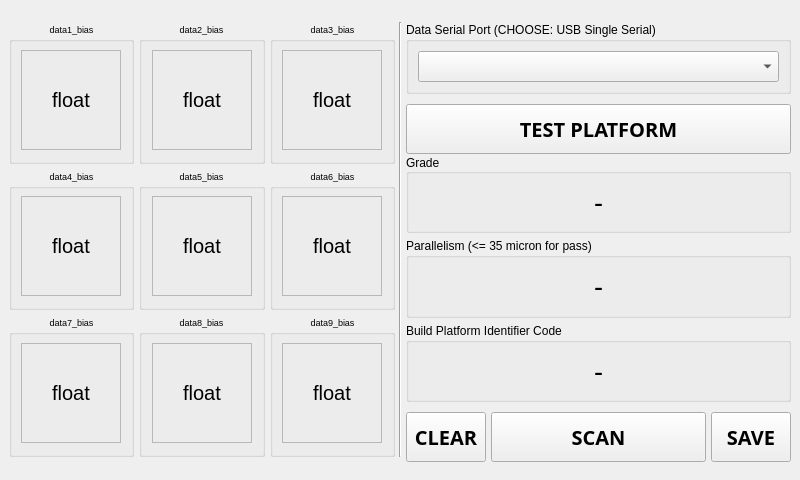
<?xml version="1.0" encoding="UTF-8"?>
<ui version="4.0">
 <class>MainWindow</class>
 <widget class="QMainWindow" name="MainWindow">
  <property name="geometry">
   <rect>
    <x>0</x>
    <y>0</y>
    <width>800</width>
    <height>480</height>
   </rect>
  </property>
  <property name="maximumSize">
   <size>
    <width>800</width>
    <height>480</height>
   </size>
  </property>
  <property name="windowTitle">
   <string>MainWindow</string>
  </property>
  <property name="autoFillBackground">
   <bool>true</bool>
  </property>
  <widget class="QWidget" name="centralwidget">
   <layout class="QVBoxLayout" name="verticalLayout" stretch="8">
    <item>
     <layout class="QHBoxLayout" name="horizontalLayout_4" stretch="0,0,0">
      <property name="spacing">
       <number>4</number>
      </property>
      <item>
       <layout class="QVBoxLayout" name="verticalLayout_2" stretch="0,0,0">
        <property name="spacing">
         <number>5</number>
        </property>
        <item>
         <layout class="QHBoxLayout" name="horizontalLayout_2">
          <property name="spacing">
           <number>5</number>
          </property>
          <item>
           <widget class="QGroupBox" name="data1_bias">
            <property name="font">
             <font>
              <pointsize>7</pointsize>
             </font>
            </property>
            <property name="acceptDrops">
             <bool>true</bool>
            </property>
            <property name="title">
             <string>data1_bias</string>
            </property>
            <property name="alignment">
             <set>Qt::AlignCenter</set>
            </property>
            <layout class="QGridLayout" name="gridLayout_3">
             <item row="0" column="0">
              <widget class="QLabel" name="data1">
               <property name="minimumSize">
                <size>
                 <width>80</width>
                 <height>50</height>
                </size>
               </property>
               <property name="maximumSize">
                <size>
                 <width>100</width>
                 <height>100</height>
                </size>
               </property>
               <property name="font">
                <font>
                 <pointsize>15</pointsize>
                </font>
               </property>
               <property name="acceptDrops">
                <bool>false</bool>
               </property>
               <property name="autoFillBackground">
                <bool>false</bool>
               </property>
               <property name="frameShape">
                <enum>QFrame::StyledPanel</enum>
               </property>
               <property name="frameShadow">
                <enum>QFrame::Raised</enum>
               </property>
               <property name="text">
                <string>float</string>
               </property>
               <property name="alignment">
                <set>Qt::AlignCenter</set>
               </property>
               <property name="margin">
                <number>-6</number>
               </property>
              </widget>
             </item>
            </layout>
           </widget>
          </item>
          <item>
           <widget class="QGroupBox" name="data2_bias">
            <property name="font">
             <font>
              <pointsize>7</pointsize>
             </font>
            </property>
            <property name="acceptDrops">
             <bool>true</bool>
            </property>
            <property name="title">
             <string>data2_bias</string>
            </property>
            <property name="alignment">
             <set>Qt::AlignCenter</set>
            </property>
            <layout class="QGridLayout" name="gridLayout_5">
             <item row="0" column="0">
              <widget class="QLabel" name="data2">
               <property name="minimumSize">
                <size>
                 <width>80</width>
                 <height>50</height>
                </size>
               </property>
               <property name="maximumSize">
                <size>
                 <width>100</width>
                 <height>100</height>
                </size>
               </property>
               <property name="font">
                <font>
                 <pointsize>15</pointsize>
                </font>
               </property>
               <property name="acceptDrops">
                <bool>false</bool>
               </property>
               <property name="autoFillBackground">
                <bool>false</bool>
               </property>
               <property name="frameShape">
                <enum>QFrame::StyledPanel</enum>
               </property>
               <property name="frameShadow">
                <enum>QFrame::Raised</enum>
               </property>
               <property name="text">
                <string>float</string>
               </property>
               <property name="alignment">
                <set>Qt::AlignCenter</set>
               </property>
               <property name="margin">
                <number>-6</number>
               </property>
              </widget>
             </item>
            </layout>
           </widget>
          </item>
          <item>
           <widget class="QGroupBox" name="data3_bias">
            <property name="font">
             <font>
              <pointsize>7</pointsize>
             </font>
            </property>
            <property name="acceptDrops">
             <bool>true</bool>
            </property>
            <property name="title">
             <string>data3_bias</string>
            </property>
            <property name="alignment">
             <set>Qt::AlignCenter</set>
            </property>
            <layout class="QGridLayout" name="gridLayout_7">
             <item row="0" column="0">
              <widget class="QLabel" name="data3">
               <property name="minimumSize">
                <size>
                 <width>80</width>
                 <height>50</height>
                </size>
               </property>
               <property name="maximumSize">
                <size>
                 <width>100</width>
                 <height>100</height>
                </size>
               </property>
               <property name="font">
                <font>
                 <pointsize>15</pointsize>
                </font>
               </property>
               <property name="acceptDrops">
                <bool>false</bool>
               </property>
               <property name="autoFillBackground">
                <bool>false</bool>
               </property>
               <property name="frameShape">
                <enum>QFrame::StyledPanel</enum>
               </property>
               <property name="frameShadow">
                <enum>QFrame::Raised</enum>
               </property>
               <property name="text">
                <string>float</string>
               </property>
               <property name="alignment">
                <set>Qt::AlignCenter</set>
               </property>
               <property name="margin">
                <number>-6</number>
               </property>
              </widget>
             </item>
            </layout>
           </widget>
          </item>
         </layout>
        </item>
        <item>
         <layout class="QHBoxLayout" name="horizontalLayout_9">
          <property name="spacing">
           <number>5</number>
          </property>
          <item>
           <widget class="QGroupBox" name="data4_bias">
            <property name="font">
             <font>
              <pointsize>7</pointsize>
             </font>
            </property>
            <property name="acceptDrops">
             <bool>true</bool>
            </property>
            <property name="title">
             <string>data4_bias</string>
            </property>
            <property name="alignment">
             <set>Qt::AlignCenter</set>
            </property>
            <layout class="QGridLayout" name="gridLayout_11">
             <item row="0" column="0">
              <widget class="QLabel" name="data4">
               <property name="minimumSize">
                <size>
                 <width>80</width>
                 <height>50</height>
                </size>
               </property>
               <property name="maximumSize">
                <size>
                 <width>100</width>
                 <height>100</height>
                </size>
               </property>
               <property name="font">
                <font>
                 <pointsize>15</pointsize>
                </font>
               </property>
               <property name="acceptDrops">
                <bool>false</bool>
               </property>
               <property name="autoFillBackground">
                <bool>false</bool>
               </property>
               <property name="frameShape">
                <enum>QFrame::StyledPanel</enum>
               </property>
               <property name="frameShadow">
                <enum>QFrame::Raised</enum>
               </property>
               <property name="text">
                <string>float</string>
               </property>
               <property name="alignment">
                <set>Qt::AlignCenter</set>
               </property>
               <property name="margin">
                <number>-6</number>
               </property>
              </widget>
             </item>
            </layout>
           </widget>
          </item>
          <item>
           <widget class="QGroupBox" name="data5_bias">
            <property name="font">
             <font>
              <pointsize>7</pointsize>
             </font>
            </property>
            <property name="acceptDrops">
             <bool>true</bool>
            </property>
            <property name="title">
             <string>data5_bias</string>
            </property>
            <property name="alignment">
             <set>Qt::AlignCenter</set>
            </property>
            <layout class="QGridLayout" name="gridLayout_12">
             <item row="0" column="0">
              <widget class="QLabel" name="data5">
               <property name="minimumSize">
                <size>
                 <width>80</width>
                 <height>50</height>
                </size>
               </property>
               <property name="maximumSize">
                <size>
                 <width>100</width>
                 <height>100</height>
                </size>
               </property>
               <property name="font">
                <font>
                 <pointsize>15</pointsize>
                </font>
               </property>
               <property name="acceptDrops">
                <bool>false</bool>
               </property>
               <property name="autoFillBackground">
                <bool>false</bool>
               </property>
               <property name="frameShape">
                <enum>QFrame::StyledPanel</enum>
               </property>
               <property name="frameShadow">
                <enum>QFrame::Raised</enum>
               </property>
               <property name="text">
                <string>float</string>
               </property>
               <property name="alignment">
                <set>Qt::AlignCenter</set>
               </property>
               <property name="margin">
                <number>-6</number>
               </property>
              </widget>
             </item>
            </layout>
           </widget>
          </item>
          <item>
           <widget class="QGroupBox" name="data6_bias">
            <property name="font">
             <font>
              <pointsize>7</pointsize>
             </font>
            </property>
            <property name="acceptDrops">
             <bool>true</bool>
            </property>
            <property name="title">
             <string>data6_bias</string>
            </property>
            <property name="alignment">
             <set>Qt::AlignCenter</set>
            </property>
            <layout class="QGridLayout" name="gridLayout_13">
             <item row="0" column="0">
              <widget class="QLabel" name="data6">
               <property name="minimumSize">
                <size>
                 <width>80</width>
                 <height>50</height>
                </size>
               </property>
               <property name="maximumSize">
                <size>
                 <width>100</width>
                 <height>100</height>
                </size>
               </property>
               <property name="font">
                <font>
                 <pointsize>15</pointsize>
                </font>
               </property>
               <property name="acceptDrops">
                <bool>false</bool>
               </property>
               <property name="autoFillBackground">
                <bool>false</bool>
               </property>
               <property name="frameShape">
                <enum>QFrame::StyledPanel</enum>
               </property>
               <property name="frameShadow">
                <enum>QFrame::Raised</enum>
               </property>
               <property name="text">
                <string>float</string>
               </property>
               <property name="alignment">
                <set>Qt::AlignCenter</set>
               </property>
               <property name="margin">
                <number>-6</number>
               </property>
              </widget>
             </item>
            </layout>
           </widget>
          </item>
         </layout>
        </item>
        <item>
         <layout class="QHBoxLayout" name="horizontalLayout_3">
          <property name="spacing">
           <number>5</number>
          </property>
          <item>
           <widget class="QGroupBox" name="data7_bias">
            <property name="font">
             <font>
              <pointsize>7</pointsize>
             </font>
            </property>
            <property name="acceptDrops">
             <bool>true</bool>
            </property>
            <property name="title">
             <string>data7_bias</string>
            </property>
            <property name="alignment">
             <set>Qt::AlignCenter</set>
            </property>
            <layout class="QGridLayout" name="gridLayout_15">
             <item row="0" column="0">
              <widget class="QLabel" name="data7">
               <property name="minimumSize">
                <size>
                 <width>80</width>
                 <height>50</height>
                </size>
               </property>
               <property name="maximumSize">
                <size>
                 <width>100</width>
                 <height>100</height>
                </size>
               </property>
               <property name="font">
                <font>
                 <pointsize>15</pointsize>
                </font>
               </property>
               <property name="acceptDrops">
                <bool>false</bool>
               </property>
               <property name="autoFillBackground">
                <bool>false</bool>
               </property>
               <property name="frameShape">
                <enum>QFrame::StyledPanel</enum>
               </property>
               <property name="frameShadow">
                <enum>QFrame::Raised</enum>
               </property>
               <property name="text">
                <string>float</string>
               </property>
               <property name="alignment">
                <set>Qt::AlignCenter</set>
               </property>
               <property name="margin">
                <number>-6</number>
               </property>
              </widget>
             </item>
            </layout>
           </widget>
          </item>
          <item>
           <widget class="QGroupBox" name="data8_bias">
            <property name="font">
             <font>
              <pointsize>7</pointsize>
             </font>
            </property>
            <property name="acceptDrops">
             <bool>true</bool>
            </property>
            <property name="title">
             <string>data8_bias</string>
            </property>
            <property name="alignment">
             <set>Qt::AlignCenter</set>
            </property>
            <layout class="QGridLayout" name="gridLayout_14">
             <item row="0" column="0">
              <widget class="QLabel" name="data8">
               <property name="minimumSize">
                <size>
                 <width>80</width>
                 <height>50</height>
                </size>
               </property>
               <property name="maximumSize">
                <size>
                 <width>100</width>
                 <height>100</height>
                </size>
               </property>
               <property name="font">
                <font>
                 <pointsize>15</pointsize>
                </font>
               </property>
               <property name="acceptDrops">
                <bool>false</bool>
               </property>
               <property name="autoFillBackground">
                <bool>false</bool>
               </property>
               <property name="frameShape">
                <enum>QFrame::StyledPanel</enum>
               </property>
               <property name="frameShadow">
                <enum>QFrame::Raised</enum>
               </property>
               <property name="text">
                <string>float</string>
               </property>
               <property name="alignment">
                <set>Qt::AlignCenter</set>
               </property>
               <property name="margin">
                <number>-6</number>
               </property>
              </widget>
             </item>
            </layout>
           </widget>
          </item>
          <item>
           <widget class="QGroupBox" name="data9_bias">
            <property name="font">
             <font>
              <pointsize>7</pointsize>
             </font>
            </property>
            <property name="acceptDrops">
             <bool>true</bool>
            </property>
            <property name="title">
             <string>data9_bias</string>
            </property>
            <property name="alignment">
             <set>Qt::AlignCenter</set>
            </property>
            <layout class="QGridLayout" name="gridLayout_16">
             <item row="0" column="0">
              <widget class="QLabel" name="data9">
               <property name="minimumSize">
                <size>
                 <width>80</width>
                 <height>50</height>
                </size>
               </property>
               <property name="maximumSize">
                <size>
                 <width>100</width>
                 <height>100</height>
                </size>
               </property>
               <property name="font">
                <font>
                 <pointsize>15</pointsize>
                </font>
               </property>
               <property name="acceptDrops">
                <bool>false</bool>
               </property>
               <property name="autoFillBackground">
                <bool>false</bool>
               </property>
               <property name="frameShape">
                <enum>QFrame::StyledPanel</enum>
               </property>
               <property name="frameShadow">
                <enum>QFrame::Raised</enum>
               </property>
               <property name="text">
                <string>float</string>
               </property>
               <property name="alignment">
                <set>Qt::AlignCenter</set>
               </property>
               <property name="margin">
                <number>-6</number>
               </property>
              </widget>
             </item>
            </layout>
           </widget>
          </item>
         </layout>
        </item>
       </layout>
      </item>
      <item>
       <widget class="Line" name="vert_divider">
        <property name="minimumSize">
         <size>
          <width>3</width>
          <height>0</height>
         </size>
        </property>
        <property name="maximumSize">
         <size>
          <width>3</width>
          <height>16777215</height>
         </size>
        </property>
        <property name="styleSheet">
         <string notr="true">color: rgb(0, 0, 0);</string>
        </property>
        <property name="orientation">
         <enum>Qt::Vertical</enum>
        </property>
       </widget>
      </item>
      <item>
       <layout class="QVBoxLayout" name="verticalLayout_3" stretch="1,0,2,2,2,0">
        <property name="spacing">
         <number>5</number>
        </property>
        <property name="sizeConstraint">
         <enum>QLayout::SetNoConstraint</enum>
        </property>
        <property name="rightMargin">
         <number>0</number>
        </property>
        <item>
         <widget class="QGroupBox" name="serialport_title1">
          <property name="maximumSize">
           <size>
            <width>16777215</width>
            <height>80</height>
           </size>
          </property>
          <property name="title">
           <string>Data Serial Port (CHOOSE: USB Single Serial)</string>
          </property>
          <layout class="QGridLayout" name="gridLayout_2">
           <item row="0" column="0">
            <widget class="QComboBox" name="serialport_select1">
             <property name="maximumSize">
              <size>
               <width>3000</width>
               <height>16777215</height>
              </size>
             </property>
             <property name="font">
              <font>
               <family>Calibri Light</family>
               <pointsize>12</pointsize>
              </font>
             </property>
            </widget>
           </item>
          </layout>
         </widget>
        </item>
        <item>
         <widget class="QPushButton" name="button_test">
          <property name="minimumSize">
           <size>
            <width>100</width>
            <height>50</height>
           </size>
          </property>
          <property name="maximumSize">
           <size>
            <width>3000</width>
            <height>40</height>
           </size>
          </property>
          <property name="font">
           <font>
            <family>Cascadia Code</family>
            <pointsize>15</pointsize>
            <bold>true</bold>
           </font>
          </property>
          <property name="text">
           <string>TEST PLATFORM</string>
          </property>
         </widget>
        </item>
        <item>
         <widget class="QGroupBox" name="grade">
          <property name="maximumSize">
           <size>
            <width>16777215</width>
            <height>80</height>
           </size>
          </property>
          <property name="title">
           <string>Grade</string>
          </property>
          <property name="alignment">
           <set>Qt::AlignLeading|Qt::AlignLeft|Qt::AlignVCenter</set>
          </property>
          <layout class="QGridLayout" name="gridLayout_4">
           <item row="0" column="0">
            <widget class="QLabel" name="grade_data">
             <property name="font">
              <font>
               <pointsize>20</pointsize>
              </font>
             </property>
             <property name="text">
              <string>-</string>
             </property>
             <property name="alignment">
              <set>Qt::AlignCenter</set>
             </property>
            </widget>
           </item>
          </layout>
         </widget>
        </item>
        <item>
         <widget class="QGroupBox" name="parallelism">
          <property name="maximumSize">
           <size>
            <width>16777215</width>
            <height>80</height>
           </size>
          </property>
          <property name="title">
           <string>Parallelism (&lt;= 35 micron for pass)</string>
          </property>
          <layout class="QGridLayout" name="gridLayout">
           <item row="0" column="0">
            <widget class="QLabel" name="parallelism_data">
             <property name="font">
              <font>
               <pointsize>20</pointsize>
              </font>
             </property>
             <property name="text">
              <string>-</string>
             </property>
             <property name="alignment">
              <set>Qt::AlignCenter</set>
             </property>
            </widget>
           </item>
          </layout>
         </widget>
        </item>
        <item>
         <widget class="QGroupBox" name="identifier">
          <property name="maximumSize">
           <size>
            <width>16777215</width>
            <height>80</height>
           </size>
          </property>
          <property name="title">
           <string>Build Platform Identifier Code</string>
          </property>
          <layout class="QGridLayout" name="gridLayout_6">
           <item row="0" column="0">
            <widget class="QLabel" name="identifier_data">
             <property name="font">
              <font>
               <pointsize>20</pointsize>
              </font>
             </property>
             <property name="text">
              <string>-</string>
             </property>
             <property name="alignment">
              <set>Qt::AlignCenter</set>
             </property>
            </widget>
           </item>
          </layout>
         </widget>
        </item>
        <item>
         <layout class="QHBoxLayout" name="horizontalLayout_6">
          <item>
           <widget class="QPushButton" name="button_clear">
            <property name="minimumSize">
             <size>
              <width>80</width>
              <height>50</height>
             </size>
            </property>
            <property name="maximumSize">
             <size>
              <width>80</width>
              <height>40</height>
             </size>
            </property>
            <property name="font">
             <font>
              <family>Cascadia Code</family>
              <pointsize>15</pointsize>
              <bold>true</bold>
             </font>
            </property>
            <property name="text">
             <string>CLEAR</string>
            </property>
           </widget>
          </item>
          <item>
           <widget class="QPushButton" name="button_connect_scanner">
            <property name="minimumSize">
             <size>
              <width>100</width>
              <height>50</height>
             </size>
            </property>
            <property name="maximumSize">
             <size>
              <width>250</width>
              <height>40</height>
             </size>
            </property>
            <property name="font">
             <font>
              <family>Cascadia Code</family>
              <pointsize>15</pointsize>
              <bold>true</bold>
             </font>
            </property>
            <property name="text">
             <string>SCAN</string>
            </property>
            <property name="autoDefault">
             <bool>false</bool>
            </property>
           </widget>
          </item>
          <item>
           <widget class="QPushButton" name="button_save">
            <property name="minimumSize">
             <size>
              <width>80</width>
              <height>50</height>
             </size>
            </property>
            <property name="maximumSize">
             <size>
              <width>80</width>
              <height>40</height>
             </size>
            </property>
            <property name="font">
             <font>
              <family>Cascadia Code</family>
              <pointsize>15</pointsize>
              <bold>true</bold>
             </font>
            </property>
            <property name="text">
             <string>SAVE</string>
            </property>
            <property name="autoDefault">
             <bool>false</bool>
            </property>
           </widget>
          </item>
         </layout>
        </item>
       </layout>
      </item>
     </layout>
    </item>
   </layout>
  </widget>
 </widget>
 <resources/>
 <connections/>
</ui>
